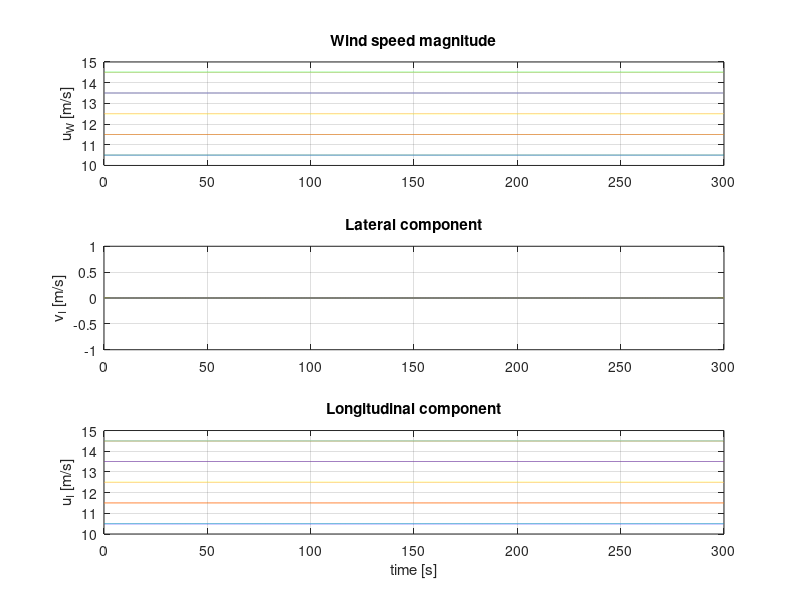

This chart was generated by the following MATLAB code: (Note: this script raises an error after producing the figure.)
%
%   [Description]
%   Script to generate an Extreme Coherent Gust with direction change (ECD)
%   according to IEC 61400-1.
%
%
%% Setup
clear all; close all; clc;

FileName = 'SteadyWind';

%% Preprocessing
% Time discretization
T           = 300;                   % [s]   total simulation time
dt          = 1/100;               	% [s]   simulation time step
t           = 0:dt:T-dt;            % [s]   simulation time vector

% Wind conditions at hub height
V_hub       = 12.5;                 % [m/s] mean wind speed at hub height: v_rated + 2/m/s 
t_start     = 30;                   % [s]   start time of gust event

% Extreme coherent gust with direction change (ECD - IEC 6.3.2.5)
V_cg        = 15;                   % [m/s] coherent gust amplitude
T_gust      = 10;                   % [s]   rise time of coherent gust

% Grid definition
dy          = 10;                   % [m]   lateral spacing
dz          = 10;                   % [m]   vertical spacing
Ny          = 29;                   % [-]   number of grid points in lateral direction
Nz          = 29;                   % [-]   number of grid points in vertical direction

% Some variables required in the Type 4 wind: Bladed style
HubHeight   = 150;                  % [m]   hub height      
URef        = V_hub;         % [m/s] reference mean wind speed
zOffset     = HubHeight;            % [m]   reference height of the grid
z0          = 0.1;                  % [m]   the rougthness length, not really used

% The normal wind profile model (NWP - IEC 6.3.1.2)
alpha       = 0.2;                                  % [-]   shear exponent for NWP
z_hub       = HubHeight;
z           = [-(Nz-1)/2:1:(Nz-1)/2]*dz+HubHeight;  % [m]   vertical coordinates of the grid
% V_z         = V_hub*(z/z_hub).^alpha;               % [m/s] mean wind profile at each vertical grid point
m           = 0.02; % [(m/s)/m]
V_z         = V_hub + m*(z - z_hub);   % [m/s] wind profile with linear shear

% --- Steady wind magnitude with shear ---
u_W         = NaN(Nz, length(t));
u_W = repmat(V_z(:), 1, length(t));   % [Nz x Nt]

% --- No direction change ---
theta       = NaN(1, length(t));   
theta_cg    = ones(1, length(t)).*deg2rad((720/V_hub));     % [rad]
theta = zeros(1, length(t));    % [1 x Nt]

% Transformation into inertial coordinate system
u_I = u_W .* repmat(cos(theta), Nz, 1);   % = u_W
v_I = u_W .* repmat(sin(theta), Nz, 1);   % = 0

%% Plot and validate results
Idx = ismember(z,[50:50:250]);

figure

subplot(311)
hold on; grid on; box on
plot(t,u_W(Idx,:)')
ylabel('u_W [m/s]')
title('Wind speed magnitude')

subplot(312)
hold on; grid on; box on
plot(t,v_I(Idx,:)')
ylabel('v_I [m/s]')
title('Lateral component')

subplot(313) 
hold on; grid on; box on
plot(t,u_I(Idx,:)')
ylabel('u_I [m/s]')
title('Longitudinal component')

xlabel('time [s]')
legend(z(Idx)+" m")

%% Prepare output arrays for .wnd-file
SummVars(1) = HubHeight;    % HubHeight
SummVars(3) = URef;         % Mean wind speed at hub-height

velocity    = NaN(max(size(t)),3,Ny,Nz);  % [time, (u,v,w), y, z]
for iy = 1:Ny
    for iz = 1:Nz
        velocity(:,1,iy,iz) = u_I(iz,:);    % longitudinal component
        velocity(:,2,iy,iz) = v_I(iz,:);    % lateral component
        velocity(:,3,iy,iz) = 0;            % no vertical component
    end
end

% Get turbulence intensity for .sum-file
% here we use std u for w component to avoid dividing by zero
SummVars(4) = std(squeeze(velocity(:,1,1,1)))/URef*100;
SummVars(5) = std(squeeze(velocity(:,2,1,1)))/URef*100;     
SummVars(6) = std(squeeze(velocity(:,1,1,1)))/URef*100;

% Export rotor-plane wind field (.wnd + .sum) for OpenFAST
disp('Exporting rotor plane wind field as ".wnd" binary files...')
WriteBLgrid([FileName '.wnd'], velocity, dy, dz, dt, zOffset, z0, SummVars)

fileID    = fopen([FileName '.sum'],'w');
fprintf(fileID,'This summary file is not complete it only contains required information for the OpenFAST');
fprintf(fileID,'\n');
fprintf(fileID,'F        Clockwise rotation when looking downwind?\n');
fprintf(fileID,[num2str(SummVars(1)) '  Hub height [m] \n']);
fprintf(fileID,['UBar   =  ' num2str(SummVars(3)) ' m/s \n']);
fprintf(fileID,['TI(u)  =  ' num2str(SummVars(4)) ' %%\n']);
fprintf(fileID,['TI(v)  =  ' num2str(SummVars(5)) ' %%\n']);
fprintf(fileID,['TI(w)  =  ' num2str(SummVars(6)) ' %%\n']);
fprintf(fileID,['Height Offset =  ' num2str(0) ' m\n']);
fprintf(fileID,'Creating a PERIODIC output file.');
fclose(fileID);
